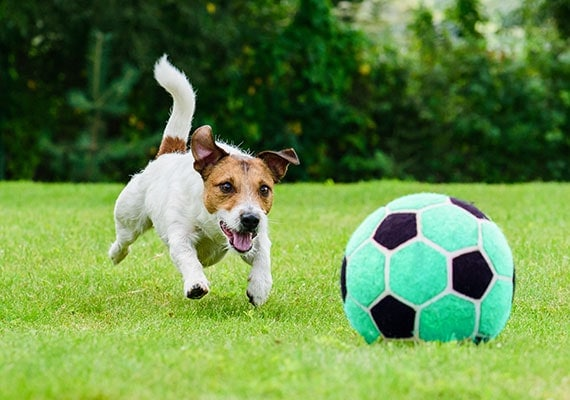
#> input picture sample2.jpg, 570 x 400 px
$ python greyhistogram.py
#> lines starting #> are read from the running program, lines starting #| are printed output that depends on the picture; after the words box and inside, x2 and y2 are one past the last pixel; in counts of white or black regions, pixels touching at a corner belong together
import numpy as np
import skimage.color
import skimage.io
import cv2
import matplotlib.pyplot as plt
from skimage.filters import threshold_multiotsu

# read in image
image = cv2.imread("sample2.jpg")
#> image is the input picture: shape (400, 570, 3); mean B, G, R 72.3, 137.3, 102

# convert to rgb
image = cv2.cvtColor(image, cv2.COLOR_BGR2RGB)

# convert to greyscale
greyimage = cv2.cvtColor(image, cv2.COLOR_RGB2GRAY)
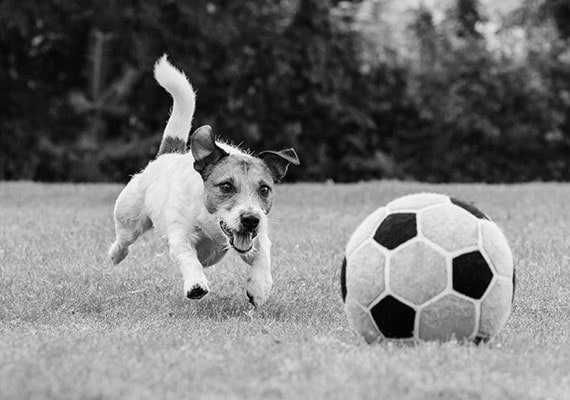
#> greyimage: shape (400, 570); min 0, max 255, mean 119.3

# blur the image
blurredimage = cv2.GaussianBlur(greyimage,(5,5),cv2.BORDER_DEFAULT)
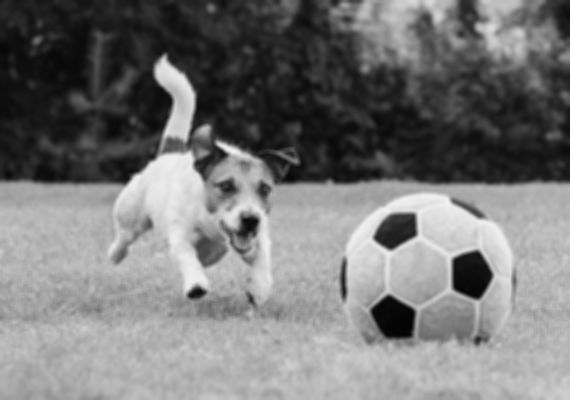
#> blurredimage: shape (400, 570); min 3, max 242, mean 119.3

# create histogram based on read in image
histogram, bin_edges = np.histogram(greyimage, bins=256, range=(0, 1))
#> histogram = 256 values, max 85 at index 255, min 0 at index 1, mean 0.375; bin_edges = 257 values from 0 to 1

fig, ax = plt.subplots()
plt.plot(bin_edges[0:-1], histogram)
plt.title("Grey Level Histogram")
plt.xlabel("grayscale value")
plt.ylabel("pixels")
plt.xlim(0, 1.0)
plt.show()
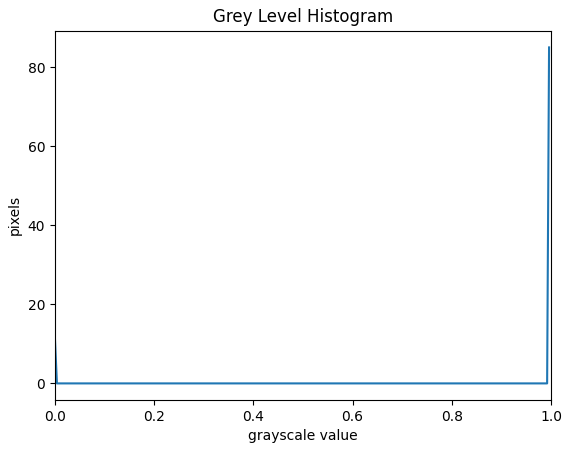
#> figure drawn by matplotlib, 1 panel; curve peaks at x = 0.996, y = 85

# PART A i

# create binary mask to extract objects
binary = cv2.adaptiveThreshold(greyimage, 255, cv2.ADAPTIVE_THRESH_GAUSSIAN_C,\
            cv2.THRESH_BINARY,11,2)
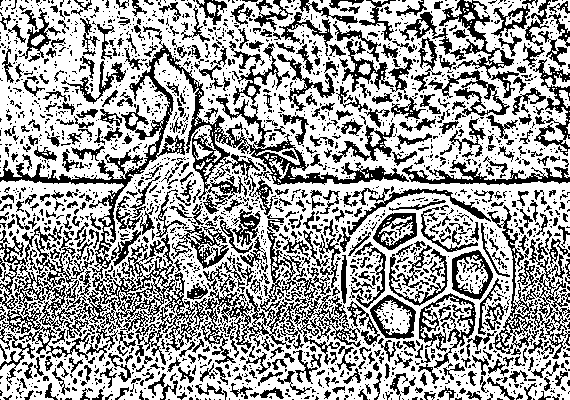
#> binary: shape (400, 570); 63.5% white; black in thin lines or dots

fig, ax = plt.subplots()
plt.imshow(binary, cmap='gray')
plt.show()


# PART A ii
thresholds = threshold_multiotsu(image=greyimage, classes=4)
#> thresholds = [65, 135, 190]
regions = np.digitize(greyimage, bins=thresholds)
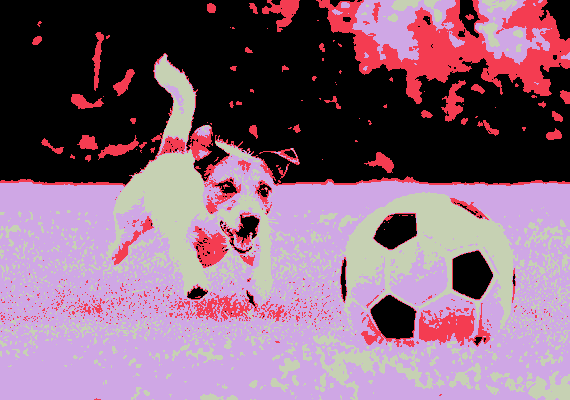
#> regions: shape (400, 570) int64; 4 distinct labels, from 0 to 3; one colour per label, 0 black


fig, ax = plt.subplots()
plt.imshow(regions)
plt.show()

$ run again, with sample.jpg copied over sample2.jpg
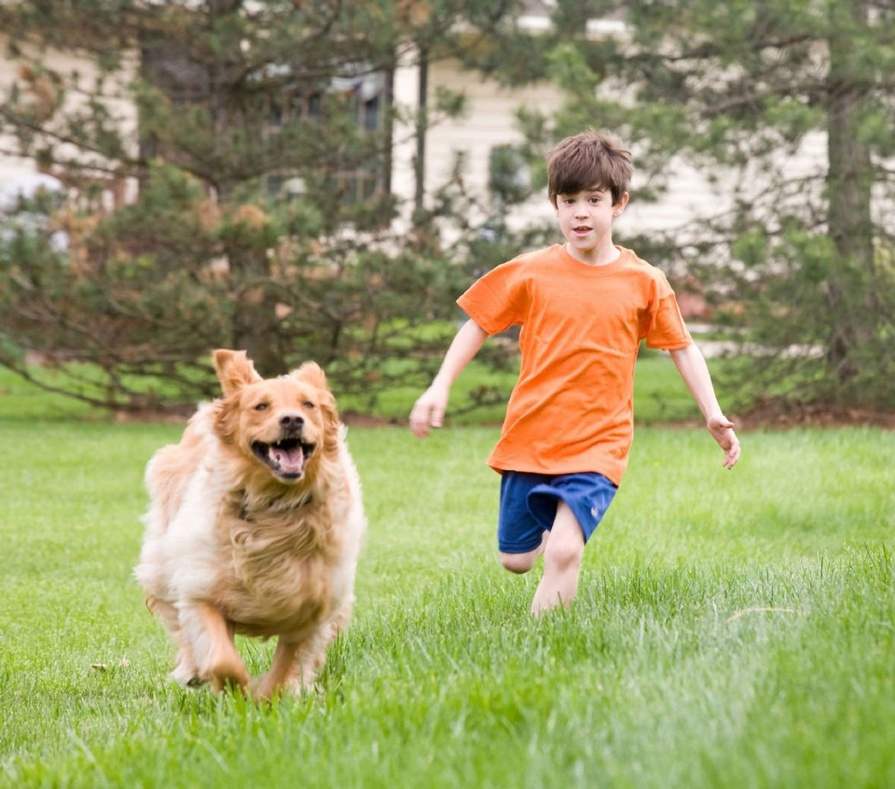
#> input picture sample.jpg, 895 x 789 px, shrunk from 1086 x 957 before the run
#> image is the input picture: shape (789, 895, 3); mean B, G, R 106.6, 154.2, 154.6
#> histogram = 256 values, max 27 at index 255, min 0 at index 1, mean 0.113; bin_edges = 257 values from 0 to 1
#> `binary = cv2.adaptiveThreshold(greyimage, 255, cv2.ADAPTIVE_THRESH_GAU..`:
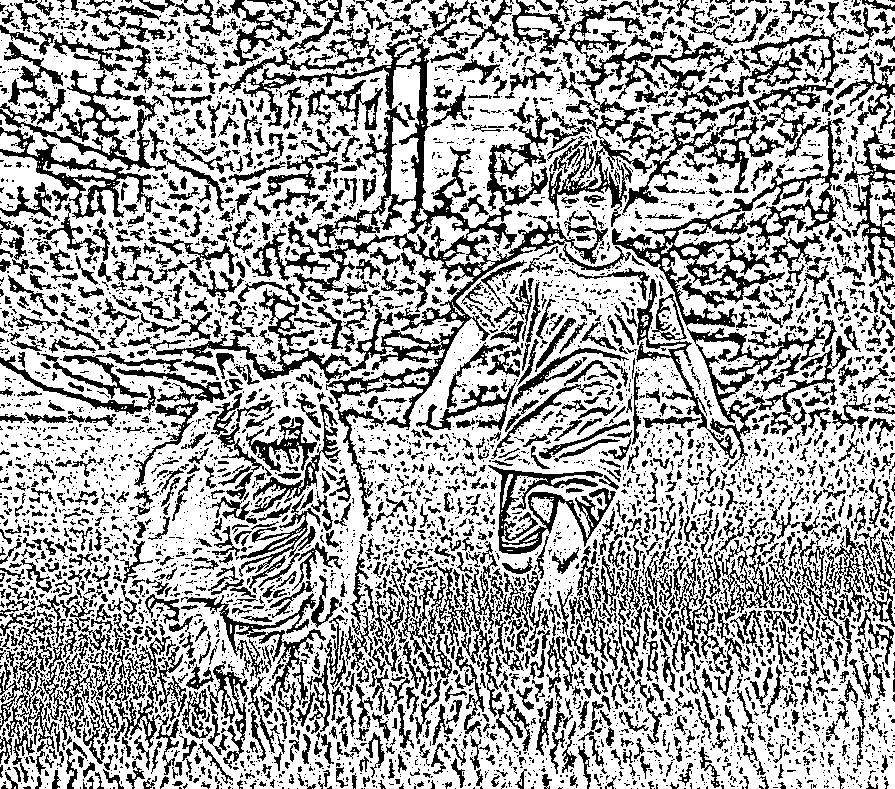
#> binary: shape (789, 895); 65.6% white; 5699 black regions (4083 under 20 px), largest, box (x1, y1, x2, y2) and area: (243, 33, 608, 518) 17518, (612, 120, 842, 327) 7278, (548, 48, 661, 227) 4063
#> thresholds = [106, 145, 185]
#> `regions = np.digitize(greyimage, bins=thresholds)`:
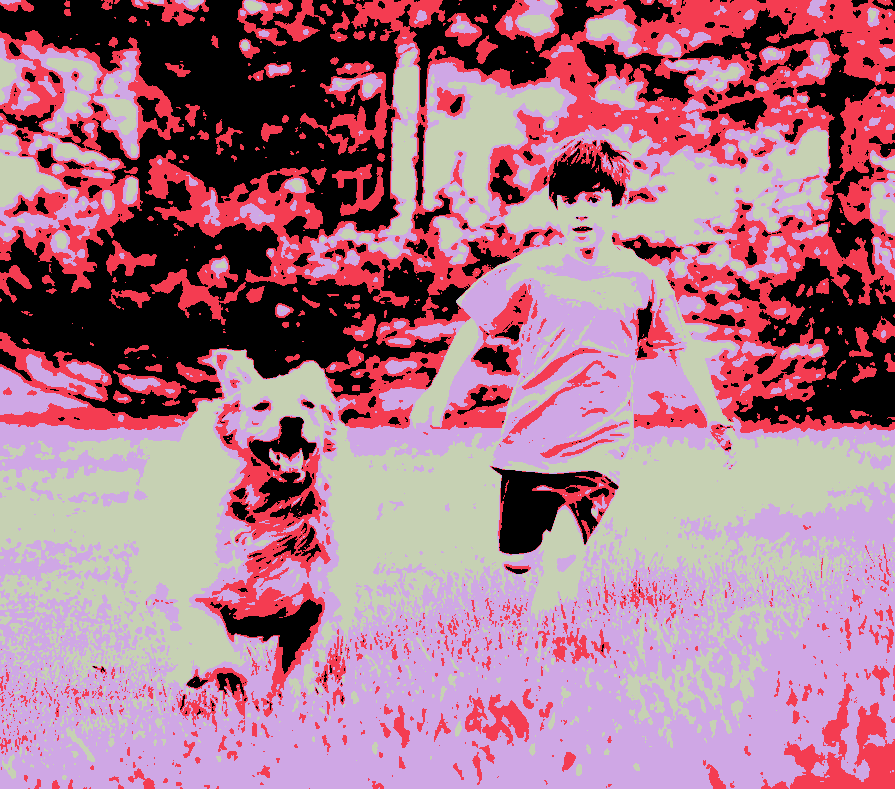
#> regions: shape (789, 895) int64; 4 distinct labels, from 0 to 3; one colour per label, 0 black

$ run again, with PartBKMeansClustering.png saved as sample2.jpg
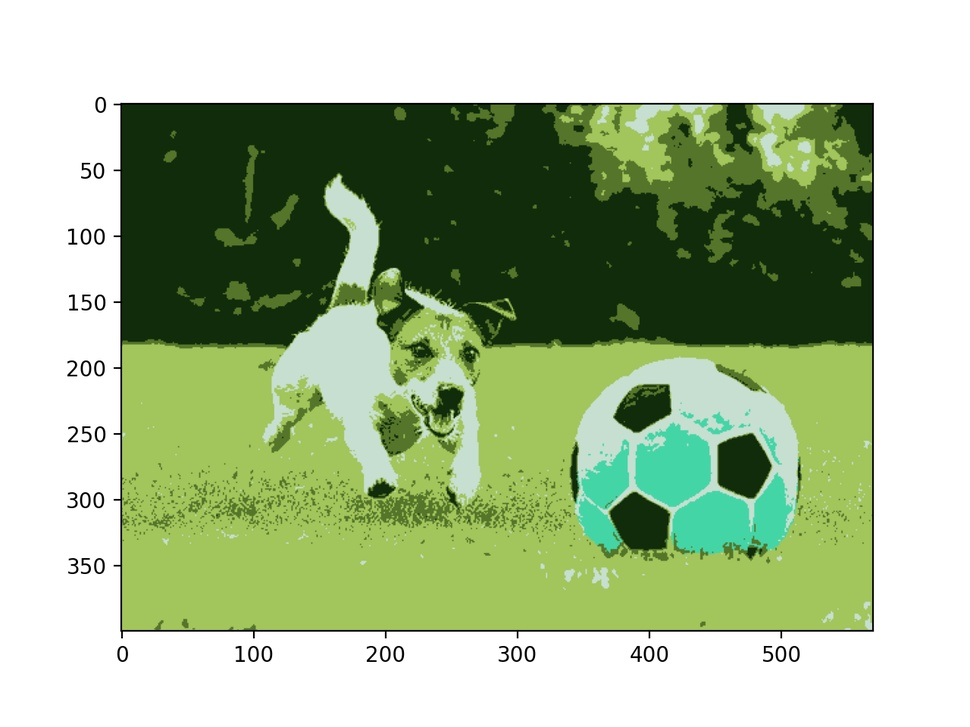
#> input picture PartBKMeansClustering.png, 970 x 727 px, shrunk from 1280 x 960 before the run
#> image is the input picture: shape (727, 970, 3); mean B, G, R 149.9, 186.5, 166.9
#> histogram = 256 values, max 562 at index 0, min 0 at index 1, mean 3.87; bin_edges = 257 values from 0 to 1
#> `binary = cv2.adaptiveThreshold(greyimage, 255, cv2.ADAPTIVE_THRESH_GAU..`:
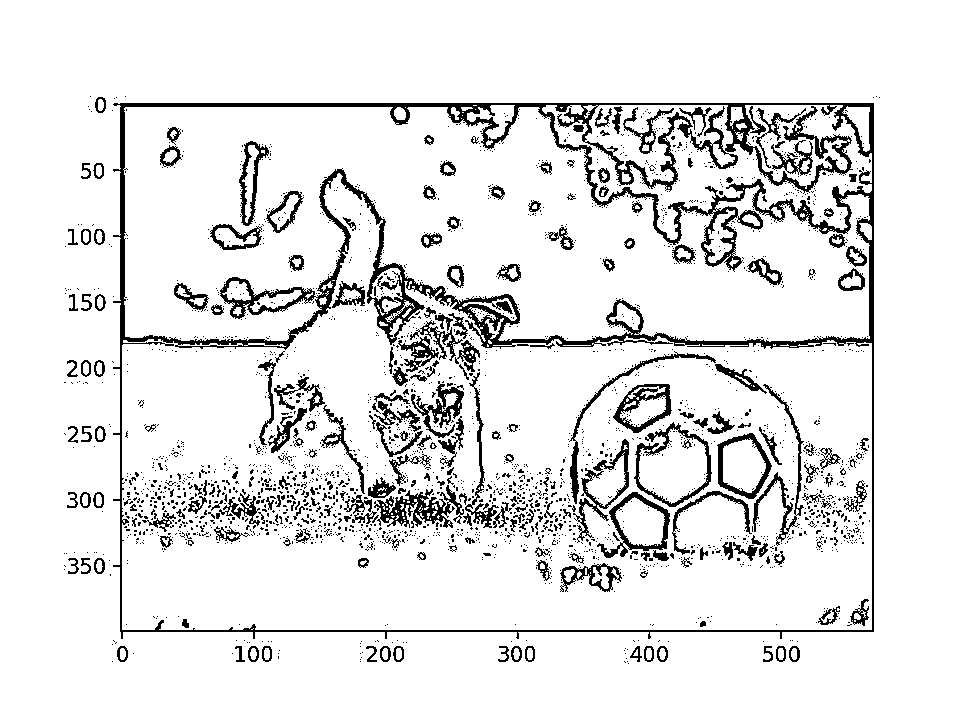
#> binary: shape (727, 970); 90.3% white; 2519 black regions (2283 under 20 px), largest, box (x1, y1, x2, y2) and area: (113, 103, 874, 639) 27041, (374, 485, 464, 528) 1571, (634, 422, 712, 507) 1111
#> thresholds = [66, 140, 217]
#> `regions = np.digitize(greyimage, bins=thresholds)`:
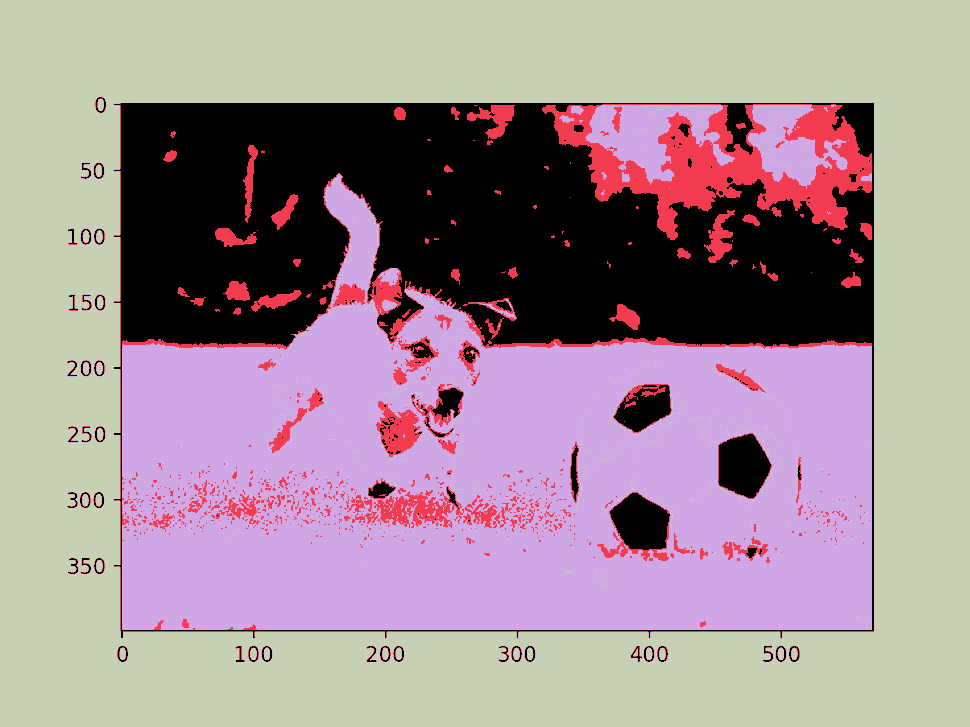
#> regions: shape (727, 970) int64; 4 distinct labels, from 0 to 3; one colour per label, 0 black
